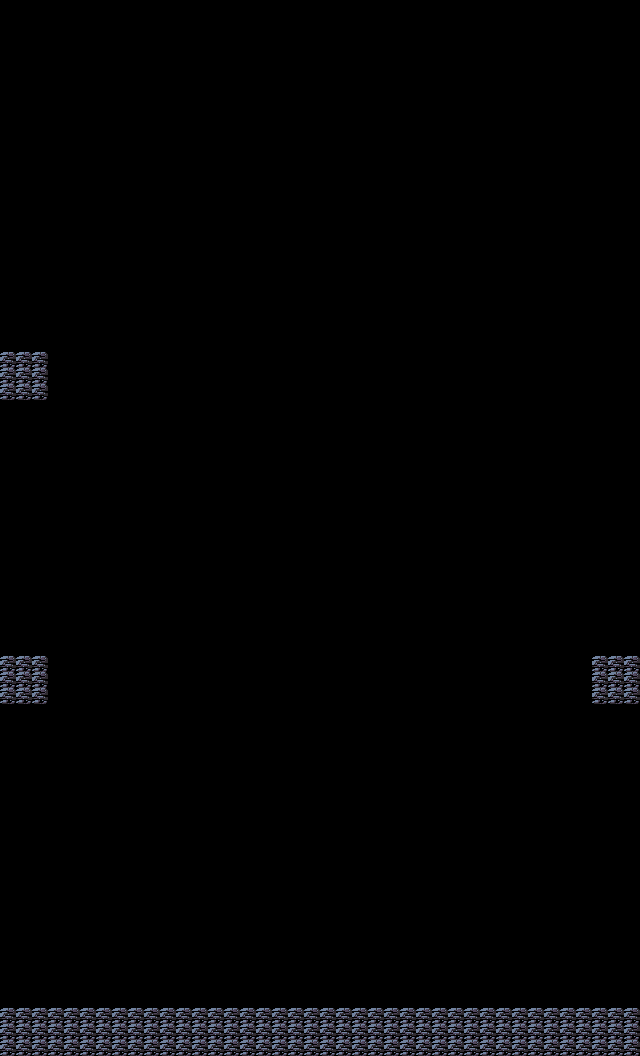

A level layout from a 2D game, rendered from its tile map. Below: a short description, then the map file with its tile-grid data intact:
An orthogonal 40x66 tile map with 16x16 px tiles, 1 tile layer (Collision).

<map version="1.10" tiledversion="1.10.2" orientation="orthogonal" renderorder="right-down" width="40" height="66" tilewidth="16" tileheight="16" infinite="0" nextlayerid="2" nextobjectid="1">
 <tileset firstgid="1" source="../tileset/tileset.tsx" />
 <layer id="1" name="Collision" width="40" height="66">
  <data encoding="csv">
0,0,0,0,0,0,0,0,0,0,0,0,0,0,0,0,0,0,0,0,0,0,0,0,0,0,0,0,0,0,0,0,0,0,0,0,0,0,0,0,
0,0,0,0,0,0,0,0,0,0,0,0,0,0,0,0,0,0,0,0,0,0,0,0,0,0,0,0,0,0,0,0,0,0,0,0,0,0,0,0,
0,0,0,0,0,0,0,0,0,0,0,0,0,0,0,0,0,0,0,0,0,0,0,0,0,0,0,0,0,0,0,0,0,0,0,0,0,0,0,0,
0,0,0,0,0,0,0,0,0,0,0,0,0,0,0,0,0,0,0,0,0,0,0,0,0,0,0,0,0,0,0,0,0,0,0,0,0,0,0,0,
0,0,0,0,0,0,0,0,0,0,0,0,0,0,0,0,0,0,0,0,0,0,0,0,0,0,0,0,0,0,0,0,0,0,0,0,0,0,0,0,
0,0,0,0,0,0,0,0,0,0,0,0,0,0,0,0,0,0,0,0,0,0,0,0,0,0,0,0,0,0,0,0,0,0,0,0,0,0,0,0,
0,0,0,0,0,0,0,0,0,0,0,0,0,0,0,0,0,0,0,0,0,0,0,0,0,0,0,0,0,0,0,0,0,0,0,0,0,0,0,0,
0,0,0,0,0,0,0,0,0,0,0,0,0,0,0,0,0,0,0,0,0,0,0,0,0,0,0,0,0,0,0,0,0,0,0,0,0,0,0,0,
0,0,0,0,0,0,0,0,0,0,0,0,0,0,0,0,0,0,0,0,0,0,0,0,0,0,0,0,0,0,0,0,0,0,0,0,0,0,0,0,
0,0,0,0,0,0,0,0,0,0,0,0,0,0,0,0,0,0,0,0,0,0,0,0,0,0,0,0,0,0,0,0,0,0,0,0,0,0,0,0,
0,0,0,0,0,0,0,0,0,0,0,0,0,0,0,0,0,0,0,0,0,0,0,0,0,0,0,0,0,0,0,0,0,0,0,0,0,0,0,0,
0,0,0,0,0,0,0,0,0,0,0,0,0,0,0,0,0,0,0,0,0,0,0,0,0,0,0,0,0,0,0,0,0,0,0,0,0,0,0,0,
0,0,0,0,0,0,0,0,0,0,0,0,0,0,0,0,0,0,0,0,0,0,0,0,0,0,0,0,0,0,0,0,0,0,0,0,0,0,0,0,
0,0,0,0,0,0,0,0,0,0,0,0,0,0,0,0,0,0,0,0,0,0,0,0,0,0,0,0,0,0,0,0,0,0,0,0,0,0,0,0,
0,0,0,0,0,0,0,0,0,0,0,0,0,0,0,0,0,0,0,0,0,0,0,0,0,0,0,0,0,0,0,0,0,0,0,0,0,0,0,0,
0,0,0,0,0,0,0,0,0,0,0,0,0,0,0,0,0,0,0,0,0,0,0,0,0,0,0,0,0,0,0,0,0,0,0,0,0,0,0,0,
0,0,0,0,0,0,0,0,0,0,0,0,0,0,0,0,0,0,0,0,0,0,0,0,0,0,0,0,0,0,0,0,0,0,0,0,0,0,0,0,
0,0,0,0,0,0,0,0,0,0,0,0,0,0,0,0,0,0,0,0,0,0,0,0,0,0,0,0,0,0,0,0,0,0,0,0,0,0,0,0,
0,0,0,0,0,0,0,0,0,0,0,0,0,0,0,0,0,0,0,0,0,0,0,0,0,0,0,0,0,0,0,0,0,0,0,0,0,0,0,0,
0,0,0,0,0,0,0,0,0,0,0,0,0,0,0,0,0,0,0,0,0,0,0,0,0,0,0,0,0,0,0,0,0,0,0,0,0,0,0,0,
0,0,0,0,0,0,0,0,0,0,0,0,0,0,0,0,0,0,0,0,0,0,0,0,0,0,0,0,0,0,0,0,0,0,0,0,0,0,0,0,
0,0,0,0,0,0,0,0,0,0,0,0,0,0,0,0,0,0,0,0,0,0,0,0,0,0,0,0,0,0,0,0,0,0,0,0,0,0,0,0,
1,1,1,0,0,0,0,0,0,0,0,0,0,0,0,0,0,0,0,0,0,0,0,0,0,0,0,0,0,0,0,0,0,0,0,0,0,0,0,0,
1,1,1,0,0,0,0,0,0,0,0,0,0,0,0,0,0,0,0,0,0,0,0,0,0,0,0,0,0,0,0,0,0,0,0,0,0,0,0,0,
1,1,1,0,0,0,0,0,0,0,0,0,0,0,0,0,0,0,0,0,0,0,0,0,0,0,0,0,0,0,0,0,0,0,0,0,0,0,0,0,
0,0,0,0,0,0,0,0,0,0,0,0,0,0,0,0,0,0,0,0,0,0,0,0,0,0,0,0,0,0,0,0,0,0,0,0,0,0,0,0,
0,0,0,0,0,0,0,0,0,0,0,0,0,0,0,0,0,0,0,0,0,0,0,0,0,0,0,0,0,0,0,0,0,0,0,0,0,0,0,0,
0,0,0,0,0,0,0,0,0,0,0,0,0,0,0,0,0,0,0,0,0,0,0,0,0,0,0,0,0,0,0,0,0,0,0,0,0,0,0,0,
0,0,0,0,0,0,0,0,0,0,0,0,0,0,0,0,0,0,0,0,0,0,0,0,0,0,0,0,0,0,0,0,0,0,0,0,0,0,0,0,
0,0,0,0,0,0,0,0,0,0,0,0,0,0,0,0,0,0,0,0,0,0,0,0,0,0,0,0,0,0,0,0,0,0,0,0,0,0,0,0,
0,0,0,0,0,0,0,0,0,0,0,0,0,0,0,0,0,0,0,0,0,0,0,0,0,0,0,0,0,0,0,0,0,0,0,0,0,0,0,0,
0,0,0,0,0,0,0,0,0,0,0,0,0,0,0,0,0,0,0,0,0,0,0,0,0,0,0,0,0,0,0,0,0,0,0,0,0,0,0,0,
0,0,0,0,0,0,0,0,0,0,0,0,0,0,0,0,0,0,0,0,0,0,0,0,0,0,0,0,0,0,0,0,0,0,0,0,0,0,0,0,
0,0,0,0,0,0,0,0,0,0,0,0,0,0,0,0,0,0,0,0,0,0,0,0,0,0,0,0,0,0,0,0,0,0,0,0,0,0,0,0,
0,0,0,0,0,0,0,0,0,0,0,0,0,0,0,0,0,0,0,0,0,0,0,0,0,0,0,0,0,0,0,0,0,0,0,0,0,0,0,0,
0,0,0,0,0,0,0,0,0,0,0,0,0,0,0,0,0,0,0,0,0,0,0,0,0,0,0,0,0,0,0,0,0,0,0,0,0,0,0,0,
0,0,0,0,0,0,0,0,0,0,0,0,0,0,0,0,0,0,0,0,0,0,0,0,0,0,0,0,0,0,0,0,0,0,0,0,0,0,0,0,
0,0,0,0,0,0,0,0,0,0,0,0,0,0,0,0,0,0,0,0,0,0,0,0,0,0,0,0,0,0,0,0,0,0,0,0,0,0,0,0,
0,0,0,0,0,0,0,0,0,0,0,0,0,0,0,0,0,0,0,0,0,0,0,0,0,0,0,0,0,0,0,0,0,0,0,0,0,0,0,0,
0,0,0,0,0,0,0,0,0,0,0,0,0,0,0,0,0,0,0,0,0,0,0,0,0,0,0,0,0,0,0,0,0,0,0,0,0,0,0,0,
0,0,0,0,0,0,0,0,0,0,0,0,0,0,0,0,0,0,0,0,0,0,0,0,0,0,0,0,0,0,0,0,0,0,0,0,0,0,0,0,
1,1,1,0,0,0,0,0,0,0,0,0,0,0,0,0,0,0,0,0,0,0,0,0,0,0,0,0,0,0,0,0,0,0,0,0,0,1,1,1,
1,1,1,0,0,0,0,0,0,0,0,0,0,0,0,0,0,0,0,0,0,0,0,0,0,0,0,0,0,0,0,0,0,0,0,0,0,1,1,1,
1,1,1,0,0,0,0,0,0,0,0,0,0,0,0,0,0,0,0,0,0,0,0,0,0,0,0,0,0,0,0,0,0,0,0,0,0,1,1,1,
0,0,0,0,0,0,0,0,0,0,0,0,0,0,0,0,0,0,0,0,0,0,0,0,0,0,0,0,0,0,0,0,0,0,0,0,0,0,0,0,
0,0,0,0,0,0,0,0,0,0,0,0,0,0,0,0,0,0,0,0,0,0,0,0,0,0,0,0,0,0,0,0,0,0,0,0,0,0,0,0,
0,0,0,0,0,0,0,0,0,0,0,0,0,0,0,0,0,0,0,0,0,0,0,0,0,0,0,0,0,0,0,0,0,0,0,0,0,0,0,0,
0,0,0,0,0,0,0,0,0,0,0,0,0,0,0,0,0,0,0,0,0,0,0,0,0,0,0,0,0,0,0,0,0,0,0,0,0,0,0,0,
0,0,0,0,0,0,0,0,0,0,0,0,0,0,0,0,0,0,0,0,0,0,0,0,0,0,0,0,0,0,0,0,0,0,0,0,0,0,0,0,
0,0,0,0,0,0,0,0,0,0,0,0,0,0,0,0,0,0,0,0,0,0,0,0,0,0,0,0,0,0,0,0,0,0,0,0,0,0,0,0,
0,0,0,0,0,0,0,0,0,0,0,0,0,0,0,0,0,0,0,0,0,0,0,0,0,0,0,0,0,0,0,0,0,0,0,0,0,0,0,0,
0,0,0,0,0,0,0,0,0,0,0,0,0,0,0,0,0,0,0,0,0,0,0,0,0,0,0,0,0,0,0,0,0,0,0,0,0,0,0,0,
0,0,0,0,0,0,0,0,0,0,0,0,0,0,0,0,0,0,0,0,0,0,0,0,0,0,0,0,0,0,0,0,0,0,0,0,0,0,0,0,
0,0,0,0,0,0,0,0,0,0,0,0,0,0,0,0,0,0,0,0,0,0,0,0,0,0,0,0,0,0,0,0,0,0,0,0,0,0,0,0,
0,0,0,0,0,0,0,0,0,0,0,0,0,0,0,0,0,0,0,0,0,0,0,0,0,0,0,0,0,0,0,0,0,0,0,0,0,0,0,0,
0,0,0,0,0,0,0,0,0,0,0,0,0,0,0,0,0,0,0,0,0,0,0,0,0,0,0,0,0,0,0,0,0,0,0,0,0,0,0,0,
0,0,0,0,0,0,0,0,0,0,0,0,0,0,0,0,0,0,0,0,0,0,0,0,0,0,0,0,0,0,0,0,0,0,0,0,0,0,0,0,
0,0,0,0,0,0,0,0,0,0,0,0,0,0,0,0,0,0,0,0,0,0,0,0,0,0,0,0,0,0,0,0,0,0,0,0,0,0,0,0,
0,0,0,0,0,0,0,0,0,0,0,0,0,0,0,0,0,0,0,0,0,0,0,0,0,0,0,0,0,0,0,0,0,0,0,0,0,0,0,0,
0,0,0,0,0,0,0,0,0,0,0,0,0,0,0,0,0,0,0,0,0,0,0,0,0,0,0,0,0,0,0,0,0,0,0,0,0,0,0,0,
0,0,0,0,0,0,0,0,0,0,0,0,0,0,0,0,0,0,0,0,0,0,0,0,0,0,0,0,0,0,0,0,0,0,0,0,0,0,0,0,
0,0,0,0,0,0,0,0,0,0,0,0,0,0,0,0,0,0,0,0,0,0,0,0,0,0,0,0,0,0,0,0,0,0,0,0,0,0,0,0,
0,0,0,0,0,0,0,0,0,0,0,0,0,0,0,0,0,0,0,0,0,0,0,0,0,0,0,0,0,0,0,0,0,0,0,0,0,0,0,0,
1,1,1,1,1,1,1,1,1,1,1,1,1,1,1,1,1,1,1,1,1,1,1,1,1,1,1,1,1,1,1,1,1,1,1,1,1,1,1,1,
1,1,1,1,1,1,1,1,1,1,1,1,1,1,1,1,1,1,1,1,1,1,1,1,1,1,1,1,1,1,1,1,1,1,1,1,1,1,1,1,
1,1,1,1,1,1,1,1,1,1,1,1,1,1,1,1,1,1,1,1,1,1,1,1,1,1,1,1,1,1,1,1,1,1,1,1,1,1,1,1
</data>
 </layer>
</map>
